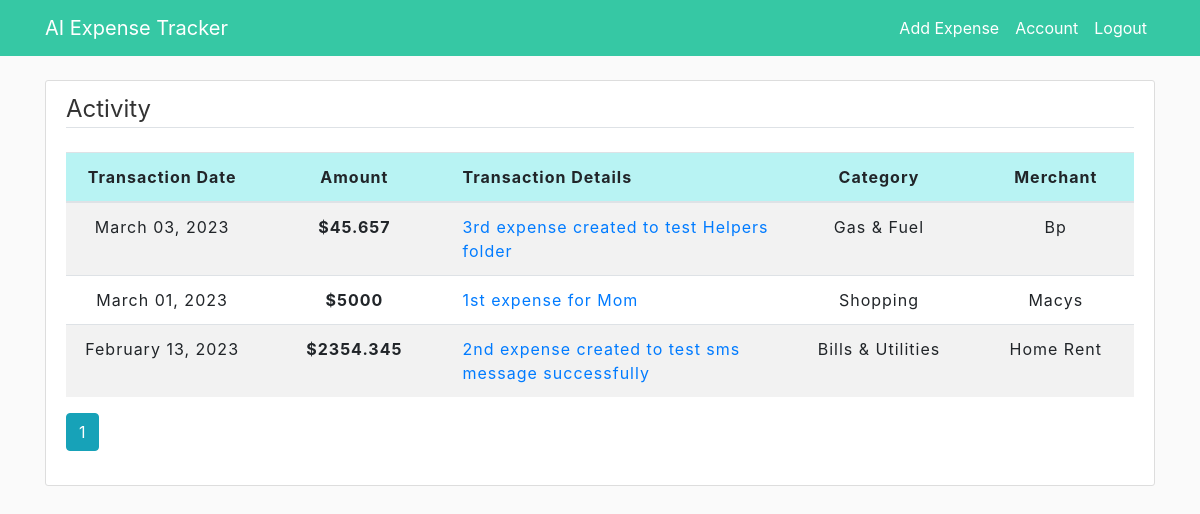
Screenshot of /home (signed in) with the database file from the repository.
### app/models.py (models this page shows, shortened)
class Expense(db.Model):
    id = db.Column(db.Integer, primary_key=True)
    title = db.Column(db.String(100), nullable=False)
    amount = db.Column(db.Numeric(precision=8, asdecimal=False,
                       decimal_return_scale=2), nullable=False)
    date_spend = db.Column(db.DateTime, nullable=False)
    category = db.Column(db.String(20), nullable=False)
    merchant = db.Column(db.String(30), nullable=False)
    user_id = db.Column(db.Integer, db.ForeignKey('user.id'), nullable=False)
    date_posted = db.Column(db.DateTime, nullable=False)

### app/routes.py (the view)
@app.route("/home")
@login_required
def home():
    page = request.args.get('page', 1, type=int)
    expenses = Expense.query.order_by(Expense.date_spend.desc()).paginate(page=page, per_page=5)
    return render_template('home.html', expenses=expenses)

### app/models.py (called while the page is built)
@login_manager.user_loader
def load_user(user_id):
    return User.query.get(int(user_id))

### app/templates/home.html
{% extends "layout.html" %}
{% block content %}
    <div class="content-section">
        <legend class="border-bottom mb-4">Activity</legend>
        <div>
            <table id="data" class="table table-striped">
                <thead>
                    <tr class="table-header">
                      <th class="text-center">Transaction Date</th>
                      <th class="text-center">Amount</th>
                      <th>Transaction Details</th>
                      <th class="text-center">Category</th>
                      <th class="text-center">Merchant</th>
                    </tr>
                  </thead>
                  <tbody>
                    {% for expense in expenses.items %}
                      <tr class="table-row">
                        <td class="text-center" style="width: 18%;">{{ expense.date_spend.strftime("%B %d, %Y") }}</td>
                        <th class="text-center" style="width: 18%;">${{ expense.amount }}</th>
                        <td class="text-wrap"><a href="{{ url_for('expense', expense_id=expense.id) }}">{{ expense.title }}</a></td>
                        <td class="text-center">{{ expense.category }}</td>
                        <td class="text-center">{{ expense.merchant }}</td>
                      </tr>
                    {% endfor %}
                  </tbody>
            </table>
        </div>
        {% for page_num in expenses.iter_pages(left_edge=1, right_edge=1, left_current=1, right_current=2) %}
          {% if page_num %}
            {% if expenses.page == page_num %}
              <a class="btn btn-info mb-4" href="{{ url_for('home', page=page_num) }}">{{ page_num }}</a>
            {% else %}
              <a class="btn btn-outline-info mb-4" href="{{ url_for('home', page=page_num) }}">{{ page_num }}</a>
            {% endif %}
          {% else %}
            ...
          {% endif %}
        {% endfor %}
   </div>
{% endblock content %}

### app/templates/layout.html (shortened to what this page needs)
<!DOCTYPE html>
<html>
    <head>
        <link rel="stylesheet" href="https://cdn.jsdelivr.net/npm/bootstrap@4.3.1/dist/css/bootstrap.min.css">
        <link rel="stylesheet" type="text/css" href="https://cdn.datatables.net/1.13.3/css/dataTables.bootstrap5.min.css">
        <link rel="stylesheet" type="text/css" href="{{ url_for('static', filename='main.css') }}">
    </head>
    <body>
        <header class="site-header">
            <nav class="navbar navbar-expand-md navbar-dark bg-steel fixed-top">
                <div class="container">
                    {% if current_user.is_authenticated %}
                        <a class="navbar-brand mr-4" href="/home">AI Expense Tracker</a>
                    {% else %}
                        <a class="navbar-brand mr-4" href="/">AI Expense Tracker</a>
                    {% endif %}
                    <div class="collapse navbar-collapse" id="navbarToggle">
                        <div class="navbar-nav ml-auto">
                            {% if current_user.is_authenticated %}
                                <a class="nav-item nav-link" href="{{ url_for('new_expense') }}">Add Expense</a>
                                <a class="nav-item nav-link" href="{{ url_for('account') }}">Account</a>
                                <a class="nav-item nav-link" href="{{ url_for('logout') }}">Logout</a>
                            {% else %}
                                <a class="nav-item nav-link" href="{{ url_for('login') }}">Login</a>
                                <a class="nav-item nav-link" href="{{ url_for('register') }}">Register</a>
                            {% endif %}
                        </div>
                    </div>
                </div>
          </nav>
        </header>
        <main role="main" class="container">
            {% block content %}{% endblock %}
        </main>
    </body>
</html>

### app/static/main.css (style rules this page uses)
body { background: #fafafa; color: #333333; margin-top: 5rem; }
.bg-steel { background-color: rgb(54, 200, 164); }
.site-header .navbar-nav .nav-link { color: white; }
.content-section { background: #ffffff; padding: 10px 20px; border: 1px solid #dddddd; border-radius: 3px; margin-top: 50px; margin-bottom: 20px; }
.table { width: 100%; border-spacing: 0; letter-spacing: 1px; }
.table-header { background-color: #b8f3f3; padding: 5px 5px; }
.table-row:nth-child(even) { background-color: #ffffff; }
.text-center { text-align: center; }
.text-wrap { width: 330px; overflow: hidden; text-overflow: ellipsis; white-space: nowrap; }

### rows the page displays
Expense: date_spend "March 03, 2023", amount "45.657", title "3rd expense created to test Helpers folder", category "Gas & Fuel", merchant "Bp"
Expense: date_spend "March 01, 2023", amount "5000", title "1st expense for Mom", category "Shopping", merchant "Macys"
Expense: date_spend "February 13, 2023", amount "2354.345", title "2nd expense created to test sms message successfully", category "Bills & Utilities", merchant "Home Rent"

### other values shown
{{ page_num }} "1"
